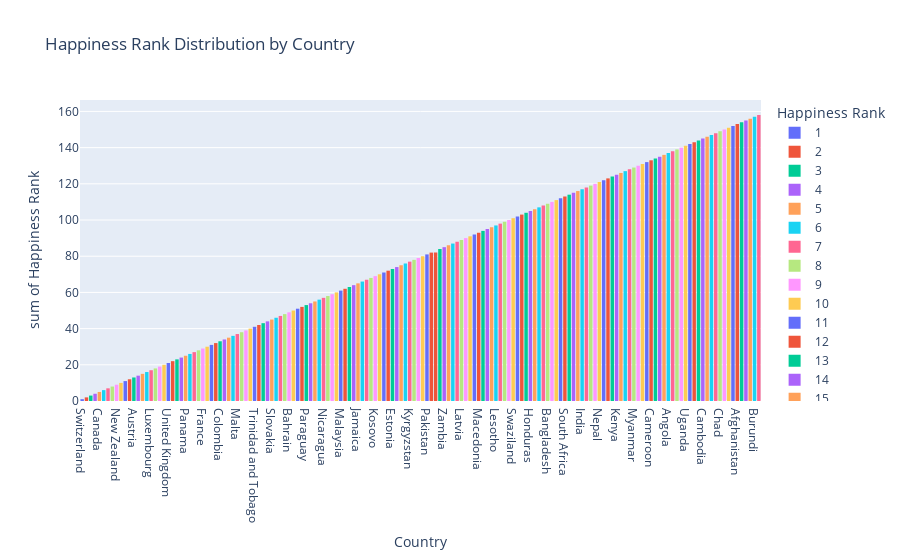

Write notebook code for a chart like this one.
### Markdown cell above
**Interpretasi:**

Histogram ini menggambarkan distribusi nilai `Freedom to Make Life Choices` di antara negara-negara yang ada dalam dataset `df_2015`. Dari histogram ini, terlihat bahwa ada sejumlah negara dengan nilai `Freedom` yang sangat tinggi, sementara yang lain memiliki nilai yang jauh lebih rendah. Seperti negara yang masyarakatnya memiliki tingkat kebebasan paling tinggi jatuh kepada negara Norway, sedangkan yang paling rendah ialah jatuh kepada negara Greece. Ini menunjukkan bahwa ada perbedaan signifikan dalam seberapa banyak kebebasan yang diberikan untuk membuat pilihan hidup di berbagai negara.

### Code cell
# c. Histogram for happiness rank distribution by country

fig = px.histogram(
    df_2015,
    x='Country',  # Menampilkan nama negara
    y='Happiness Rank',  # Menggunakan Happiness Rank untuk y-axis
    color='Happiness Rank',  # Warna berdasarkan Happiness Rank
    title='Happiness Rank Distribution by Country',  # Judul histogram
    hover_data={
        'Country': True,  # Tampilkan nama negara saat hover
        'Economy (GDP per Capita)': True,  # Tampilkan GDP per Capita
        'Family': True,  # Tampilkan Family
        'Health (Life Expectancy)': True,  # Tampilkan Health (Life Expectancy)
        'Freedom': True,  # Tampilkan Freedom
        'Trust (Government Corruption)': True,  # Tampilkan Trust (Government Corruption)
        'Generosity': True  # Tampilkan Generosity
    }
)

# Show the plot
fig.show()
